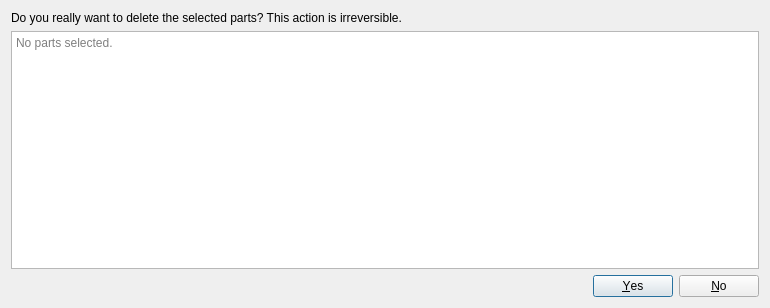
<?xml version="1.0" encoding="UTF-8"?>
<ui version="4.0">
 <class>PartsDeleteDialog</class>
 <widget class="QDialog" name="PartsDeleteDialog">
  <property name="geometry">
   <rect>
    <x>0</x>
    <y>0</y>
    <width>770</width>
    <height>308</height>
   </rect>
  </property>
  <property name="windowTitle">
   <string>Delete parts - ZIMA-CAD-Parts</string>
  </property>
  <property name="modal">
   <bool>true</bool>
  </property>
  <layout class="QVBoxLayout" name="verticalLayout">
   <item>
    <widget class="QLabel" name="label">
     <property name="text">
      <string>Do you really want to delete the selected parts? This action is irreversible.</string>
     </property>
     <property name="wordWrap">
      <bool>true</bool>
     </property>
    </widget>
   </item>
   <item>
    <widget class="QTextEdit" name="partsTextEdit">
     <property name="readOnly">
      <bool>true</bool>
     </property>
     <property name="placeholderText">
      <string>No parts selected.</string>
     </property>
    </widget>
   </item>
   <item>
    <widget class="QDialogButtonBox" name="buttonBox">
     <property name="orientation">
      <enum>Qt::Horizontal</enum>
     </property>
     <property name="standardButtons">
      <set>QDialogButtonBox::No|QDialogButtonBox::Yes</set>
     </property>
    </widget>
   </item>
  </layout>
 </widget>
 <resources/>
 <connections>
  <connection>
   <sender>buttonBox</sender>
   <signal>accepted()</signal>
   <receiver>PartsDeleteDialog</receiver>
   <slot>accept()</slot>
   <hints>
    <hint type="sourcelabel">
     <x>248</x>
     <y>254</y>
    </hint>
    <hint type="destinationlabel">
     <x>157</x>
     <y>274</y>
    </hint>
   </hints>
  </connection>
  <connection>
   <sender>buttonBox</sender>
   <signal>rejected()</signal>
   <receiver>PartsDeleteDialog</receiver>
   <slot>reject()</slot>
   <hints>
    <hint type="sourcelabel">
     <x>316</x>
     <y>260</y>
    </hint>
    <hint type="destinationlabel">
     <x>286</x>
     <y>274</y>
    </hint>
   </hints>
  </connection>
 </connections>
</ui>
